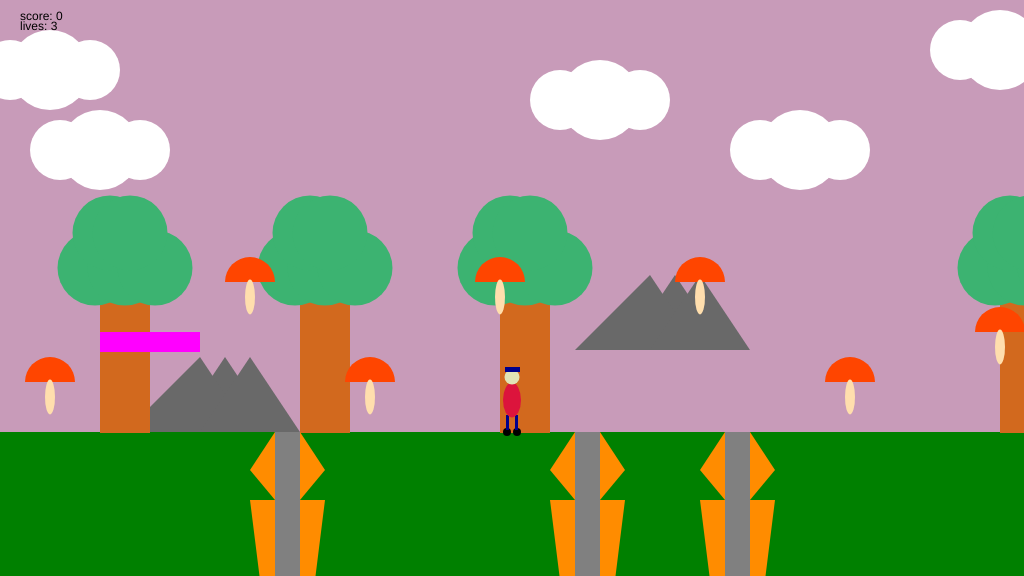
Frame 1 (no input)
Frame 60 (no input): identical to frame 1, image omitted
Frame 120 (the mouse pressed at the canvas centre since frame 60): identical to frame 1, image omitted

The p5.js sketch that drew this single still picture (run headless with seeded random() and noise() and a simulated clock; from frame 60 on, the mouse is pressed at the canvas centre):

// p5.js sketch
// ── sketch.js
/*

The Game Project 6 - Bring it all together

*/

var gameChar_x;
var gameChar_y;
var floorPos_y;
var scrollPos;
var gameChar_world_x;

var isLeft;
var isRight;
var isFalling;
var isPlummeting;
var isJumping;
var isTrapped;

var game_score;
var flagpole;
var lives;
var plattforms;

function setup(){
	createCanvas(1024, 576);
	floorPos_y = height * 3/4;
    
    lives = 3;
    
    startGame();
}


function draw(){
	background(200, 155, 185); //fill the background

	noStroke();
	fill(0, 128, 0);
	rect(0, floorPos_y, width, height/4); //fill the ground

    push();
    translate(scrollPos, 0);
    
	// Draw clouds.
    drawClouds();

	// Draw mountains.
    drawMountains();
    
	// Draw trees.
    drawTrees();
    
	// Draw canyons.
    for(var i = 0; i<canyons.length; i++){
        drawCanyon(canyons[i]);
        checkCanyon(canyons[i]);
    }
    
	// Draw collectable items.
   for(var j = 0; j<collectables.length; j++){
       if(!collectables[j].isFound){
            drawCollectable(collectables[j]);
            checkCollectable(collectables[j]);
       }
   }
    
    for(var i=0; i<plattforms.length; i++){
        plattforms[i].draw();
    }
    
    renderFlagpole();
        
    pop();
    
    
	// Draw game character.
	
	drawGameChar();
    
    //draw game score
    fill(0);
    noStroke();
    text("score: " + game_score, 20, 20);
    
    //draw life tokens
    noStroke();
    text("lives: " + lives, 20, 30);
    
     if(lives < 1){
            fill(0);
            noStroke();
            textSize(50);
            text("GAME OVER!!! Press space to continue", 75, 250);
            textSize(12);
            return;
        }
    
    if(flagpole.isReached){
        fill(0);
            noStroke();
            textSize(50);
            text("Level complete. Press space to continue", 75, 250);
            textSize(12);
            return;
    }

	//Logic to make the game character move or the background scroll.
	if(isLeft){
		if(gameChar_x > width * 0.2)
		{
			gameChar_x -= 5;
		}
		else
		{
			scrollPos += 5;
		}
	}

	if(isRight){
		if(gameChar_x < width * 0.8)
		{
			gameChar_x  += 5;
		}
		else
		{
			scrollPos -= 5; // negative for moving against the background
		}
	}

	// Logic to make the game character rise and fall.
     if(isFalling){
        gameChar_y -= 5;
    }
    
    
    if(isPlummeting){
        gameChar_y = min(gameChar_y+2, floorPos_y);
    }
    
    if(isTrapped){
       gameChar_y += 9;
       }
       
    
    if(!flagpole.isReached){
    checkFlagpole();
    }

	//Update real position of gameChar for collision detection.
	gameChar_world_x = gameChar_x - scrollPos;
    
    checkPlayerDie();
}



    //Function to start game
function startGame(){
    gameChar_x = width/2;
	gameChar_y = floorPos_y;

	// Variable to control the background scrolling.
	scrollPos = 0;

	// Variable to store the real position of the gameChar in the game
	// world. Needed for collision detection.
	gameChar_world_x = gameChar_x - scrollPos;

	// Boolean variables to control the movement of the game character.
	isLeft = false;
	isRight = false;
	isFalling = false;
	isPlummeting = false;
    isTrapped = false;

	// Initialise arrays of scenery objects.
    trees_x = [-650, -350, -150, 100, 300, 500, 1000, 1300, 1500, 2000, 2500];
    treePos_y = height/2;
    
    clouds = [{x_pos: -300, y_pos: 100, size: 80},
              {x_pos: -100, y_pos: 50, size: 80},
              {x_pos: 50, y_pos: 70, size: 80},
              {x_pos: 100, y_pos: 150, size: 80}, 
              {x_pos: 600, y_pos: 100, size: 80}, 
              {x_pos: 800, y_pos: 150, size: 80},
              {x_pos: 1000, y_pos: 50, size: 80},
              {x_pos: 1300, y_pos: 50, size: 80},
              {x_pos: 1500, y_pos: 100, size: 80},
              {x_pos: 1700, y_pos: 100, size: 80},
              {x_pos: 2000, y_pos: 50, size: 80},
              {x_pos: 2300, y_pos: 150, size: 80},
              {x_pos: 2700, y_pos: 100, size: 80}];
    
    mountains = [{x_pos: -500, y_pos: floorPos_y}, 
                 {x_pos: 200, y_pos: floorPos_y}, 
                 {x_pos: 650, y_pos: 350}, 
                 {x_pos: 1800, y_pos: 400}, 
                 {x_pos: 2200, y_pos: 350}];
    
    canyons = [{x_pos:550, width: 100}, {x_pos:250, width: 100}, {x_pos:700, width: 100}, {x_pos:1700, width: 100}];
    
    collectables = [{x_pos: 50, y_pos: floorPos_y-50, size: 50, isFound: false}, 
                    {x_pos: 250, y_pos: floorPos_y-150, size: 50, isFound: false}, 
                    {x_pos: 370, y_pos: floorPos_y-50, size: 50, isFound: false}, 
                    {x_pos: 500, y_pos: floorPos_y-150, size: 50, isFound: false}, 
                    {x_pos: 700, y_pos: floorPos_y-150, size: 50, isFound: false}, 
                    {x_pos: 850, y_pos: floorPos_y-50, size: 50, isFound: false},
                    {x_pos: 1000, y_pos: floorPos_y-100, size: 50, isFound: false},
                    {x_pos: 1150, y_pos: floorPos_y-50, size: 50, isFound: false},
                    {x_pos: 1400, y_pos: floorPos_y-110, size: 50, isFound: false},
                    {x_pos: 1550, y_pos: floorPos_y-95, size: 50, isFound: false},
                    {x_pos: 1900, y_pos: floorPos_y-50, size: 50, isFound: false},
                    {x_pos: 2100, y_pos: floorPos_y-100, size: 50, isFound: false},
                    {x_pos: 2340, y_pos: floorPos_y-95, size: 50, isFound: false}];
    
    plattforms = [];
    
    plattforms.push(createPlattforms(100, floorPos_y-100, 100));
    
    game_score = 0;
    
    flagpole = {isReached: false, x_pos: 2700};
}

// ---------------------
// Key control functions
// ---------------------

function keyPressed(){

	//open up the console to see how these work
	console.log("keyPressed: " + key);
	console.log("keyPressed: " + keyCode);
    
    //left arrow pressed
    if(keyCode == 37){
        console.log("left arrow");
        isLeft = true;
    }
    //right key pressed
    else if(keyCode == 39){
        console.log("right arrow");
        isRight = true;
    }
    //top key pressed
    else if(keyCode == 38){
        console.log("top arrow");
        isFalling = true;
        isPlummeting = false;
    }

}

function keyReleased(){

	console.log("release" + keyCode);
	console.log("release" + key);

     //left arrow released
    if(keyCode == 37){
        console.log("left arrow");
        isLeft = false;
    }
    //right key released
    else if(keyCode == 39){
        console.log("right arrow");
        isRight = false;
    }
    //top key released
    else if(keyCode == 38){
        console.log("top arrow");
        isFalling = false;
        isPlummeting = true;
    }
}


// ------------------------------
// Game character render function
// ------------------------------

// Function to draw the game character.

function drawGameChar(){

	if(isLeft && isFalling){
		// add your jumping-left code
        //feet
        fill(0);
        ellipse(gameChar_x-8, gameChar_y-8, 8, 8);
        ellipse(gameChar_x, gameChar_y-8, 8, 8);
    
        //legs
        fill(0,0,139);
        rect(gameChar_x-7, gameChar_y-20, 3, 10);
        rect(gameChar_x, gameChar_y-20, 3, 10);
    
        //body
        fill(220,20,60);
        ellipse(gameChar_x-3, gameChar_y-32, 18, 30);
    
        //face
        fill(225,228,181);
        ellipse(gameChar_x-3, gameChar_y-55, 15, 15);
    
        //hat
        fill(0,0,139);
        rect(gameChar_x-12, gameChar_y-70, 15, 5);

	   }
	   else if(isRight && isFalling){
		// add your jumping-right code
        //feet
        fill(0);
        ellipse(gameChar_x, gameChar_y-8, 8, 8);
        ellipse(gameChar_x+7, gameChar_y-8, 8, 8);
    
        //legs
        fill(0,0,139);
        rect(gameChar_x-3, gameChar_y-20, 3, 10);
        rect(gameChar_x+4, gameChar_y-20, 3, 10);
    
        //body
        fill(220,20,60);
        ellipse(gameChar_x+3, gameChar_y-32, 18, 30);
    
        //face
        fill(225,228,181);
        ellipse(gameChar_x+3, gameChar_y-55, 15, 15);
    
        //hat
        fill(0,0,139);
        rect(gameChar_x-2, gameChar_y-70, 15, 5);

	}
	else if(isLeft){
		// add your walking left code
        //feet
        fill(0);
        ellipse(gameChar_x-2, gameChar_y, 8, 8);
        ellipse(gameChar_x+1, gameChar_y, 8, 8);
    
        //legs
        fill(0,0,139);
        rect(gameChar_x-2, gameChar_y-17, 3, 15);
        rect(gameChar_x+1, gameChar_y-17, 3, 15);
    
        //body
        fill(220,20,60);
        ellipse(gameChar_x, gameChar_y-32, 18, 35);
    
        //face
        fill(225,228,181);
        ellipse(gameChar_x, gameChar_y-55, 15, 15);
    
        //hat
        fill(0,0,139);
        rect(gameChar_x-10, gameChar_y-65, 15, 5);

	}
	else if(isRight){
		// add your walking right code
        //feet
        fill(0);
        ellipse(gameChar_x-2, gameChar_y, 8, 8);
        ellipse(gameChar_x+2, gameChar_y, 8, 8);
    
        //legs
        fill(0,0,139);
        rect(gameChar_x-4, gameChar_y-17, 3, 15);
        rect(gameChar_x-1, gameChar_y-17, 3, 15);
    
        //body
        fill(220,20,60);
        ellipse(gameChar_x, gameChar_y-32, 18, 35);
    
        //face
        fill(225,228,181);
        ellipse(gameChar_x, gameChar_y-55, 15, 15);
    
        //hat
        fill(0,0,139);
        rect(gameChar_x-5, gameChar_y-65, 15, 5);

	}
	else if(isFalling || isPlummeting){
		// add your jumping facing forwards code
         //feet
        fill(0);
        ellipse(gameChar_x-5, gameChar_y-8, 8, 8);
        ellipse(gameChar_x+5, gameChar_y-8, 8, 8);
    
        //legs
        fill(0,0,139);
        rect(gameChar_x-6, gameChar_y-20, 3, 10);
        rect(gameChar_x+3, gameChar_y-20, 3, 10);
    
        //body
        fill(220,20,60);
        ellipse(gameChar_x, gameChar_y-32, 18, 30);
    
        //face
        fill(225,228,181);
        ellipse(gameChar_x, gameChar_y-55, 15, 15);
    
        //hat
        fill(0,0,139);
        rect(gameChar_x-7, gameChar_y-70, 15, 5);

	}
	else{
		// add your standing front facing code
        //feet
        fill(0);
        ellipse(gameChar_x-5, gameChar_y, 8, 8);
        ellipse(gameChar_x+5, gameChar_y, 8, 8);
    
        //legs
        fill(0,0,139);
        rect(gameChar_x-6, gameChar_y-17, 3, 15);
        rect(gameChar_x+3, gameChar_y-17, 3, 15);
    
        //body
        fill(220,20,60);
        ellipse(gameChar_x, gameChar_y-32, 18, 35);
    
        //face
        fill(225,228,181);
        ellipse(gameChar_x, gameChar_y-55, 15, 15);
    
        //hat
        fill(0,0,139);
        rect(gameChar_x-7, gameChar_y-65, 15, 5);

	}

}

// ---------------------------
// Background render functions
// ---------------------------

// Function to draw cloud objects.
 function drawClouds(){
     for(var i=0; i<clouds.length; i++){
        fill(255,255,255);
        ellipse(clouds[i].x_pos, clouds[i].y_pos, clouds[i].size, clouds[i].size);
        ellipse(clouds[i].x_pos-40, clouds[i].y_pos, clouds[i].size-20, clouds[i].size-20);
        ellipse(clouds[i].x_pos+40, clouds[i].y_pos, clouds[i].size-20, clouds[i].size-20);
    }
}

// Function to draw mountains objects.
 function drawMountains(){
     for(var i=0; i<mountains.length; i++){
        fill(105, 105, 105);
        triangle(mountains[i].x_pos-25, mountains[i].y_pos, mountains[i].x_pos+75, mountains[i].y_pos, mountains[i].x_pos+25, mountains[i].y_pos-75);
        triangle(mountains[i].x_pos-75, mountains[i].y_pos, mountains[i].x_pos+50, mountains[i].y_pos, mountains[i].x_pos, mountains[i].y_pos-75);
        triangle(mountains[i].x_pos, mountains[i].y_pos, mountains[i].x_pos+100, mountains[i].y_pos, mountains[i].x_pos+50, mountains[i].y_pos-75);
    }
 }

// Function to draw trees objects.
 function drawTrees(){
     for(var i=0; i<trees_x.length; i++){ 
        fill(210, 105, 30);
        rect(trees_x[i], treePos_y, 50, 145);
        fill(60, 179, 113);
        ellipse(trees_x[i]-5, treePos_y-20, 75, 75);
        ellipse(trees_x[i]+25, treePos_y-20, 75, 75);
        ellipse(trees_x[i]+55, treePos_y-20, 75, 75);
        ellipse(trees_x[i]+10, treePos_y-55, 75, 75);
        ellipse(trees_x[i]+30, treePos_y-55, 75, 75);
    }
 }

// ---------------------------------
// Canyon render and check functions
// ---------------------------------

// Function to draw canyon objects.

function drawCanyon(t_canyon){
    fill(255, 140, 0);
    triangle(t_canyon.x_pos+25,t_canyon.width+332,t_canyon.x_pos,t_canyon.width+370,t_canyon.x_pos+25,t_canyon.width+400);
    triangle(t_canyon.x_pos+50,t_canyon.width+332,t_canyon.x_pos+75,t_canyon.width+370,t_canyon.x_pos+50,t_canyon.width+400);
    triangle(t_canyon.x_pos+50,t_canyon.width+400,t_canyon.x_pos+75,t_canyon.width+400,t_canyon.x_pos+50,t_canyon.width+600);
    triangle(t_canyon.x_pos+25,t_canyon.width+400,t_canyon.x_pos,t_canyon.width+400,t_canyon.x_pos+25,t_canyon.width+600);
    fill(128,128,128);
    rect(t_canyon.x_pos+25,432,25,200);
}

// Function to check character is over a canyon.
function checkCanyon(t_canyon){
    if((gameChar_world_x > t_canyon.x_pos + 0.25 * t_canyon.width)
    && (gameChar_world_x < (t_canyon.x_pos + 0.25 * t_canyon.width) + (t_canyon.width * 0.75))
    && gameChar_y >= floorPos_y){
        t_canyon.isTrapped = true;
    }
    else{
        t_canyon.isTrapped = false;
    }
    
    if(t_canyon.isTrapped == true){
        isPlummeting = false;
        isTrapped = true;
    }

}


//Function to render flagpole
function renderFlagpole(){
    push();
    strokeWeight(5);
    stroke(0, 0, 205);
    line(flagpole.x_pos, floorPos_y, flagpole.x_pos, floorPos_y-250);
    noStroke();
    fill(178, 34, 34);
    
    if(flagpole.isReached){
    rect(flagpole.x_pos, floorPos_y-250, 70, 50);
    }
    else{
        rect(flagpole.x_pos, floorPos_y-50, 70, 50);
    }
    
    pop();
}

 //Function to check Flagpole
function checkFlagpole(){
    var d = abs(gameChar_world_x - flagpole.x_pos);
    
    if(d<15){
        flagpole.isReached = true;
    }
}


function checkPlayerDie(){
    if(isTrapped && gameChar_y > 575){
        lives -=1;
        if(lives > 0){
            startGame();
        }
    }
}

// ----------------------------------
// Collectable items render and check functions
// ----------------------------------

// Function to draw collectable objects.

function drawCollectable(t_collectable){
    if(t_collectable.isFound == false){
    fill(255,69,0);
    arc(t_collectable.x_pos, t_collectable.y_pos, t_collectable.size, t_collectable.size, PI, TWO_PI, CHORD);
    fill(255,222,173);
    ellipse(t_collectable.x_pos, t_collectable.y_pos+15, t_collectable.size-40, t_collectable.size-15);
    }
}

// Function to check character has collected an item.
function checkCollectable(t_collectable){
    if(dist(gameChar_world_x, gameChar_y, t_collectable.x_pos, t_collectable.y_pos) < 35){
        t_collectable.isFound = true;
        game_score += 1;
    }
}

function createPlattforms(x, y, length){
    var p ={
        x: x,
        y: y,
        length: length,
        draw: function(){
            fill(255, 0, 255);
            rect(this.x, this.y, this.length, 20);
    },
        checkContact: function(gameChar_x, gameChar_y){
        if(gameChar_x > this.x && gameChar_x < this.x+this.length && gameChar_y < this.y){
            fill(255, 0, 0);
            rect(this.x, this.y, this.length, 20);
        }
    }
    }
    return p;
}
